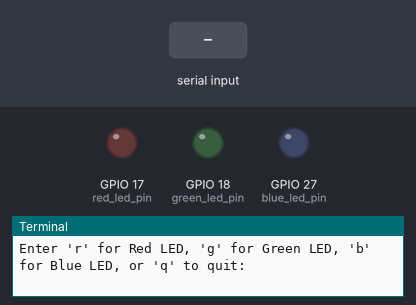
The program below on a simulated Raspberry Pi (BCM pin numbers). On the bench: output pins drawn as LEDs (lit = HIGH), the last lines printed to the terminal. Inputs (shaded band) come from the test bench.

Above: at 1.2 s.
1.3 s: "r" typed at the terminal
At 2.3 s:
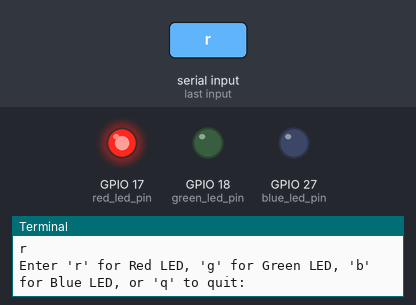
2.8 s: "g" typed at the terminal
At 3.4 s:
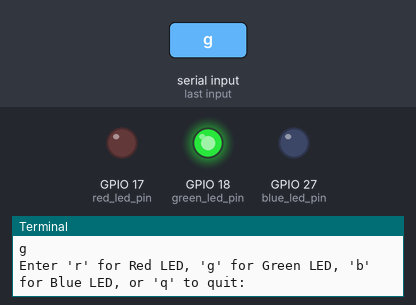
4.3 s: "b" typed at the terminal
At 4.6 s:
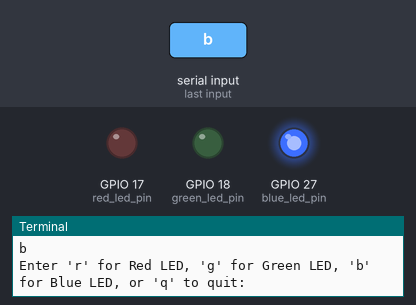
Timing chart, 0 to 7.3 s (numbered marks = the images above; inputs shaded):
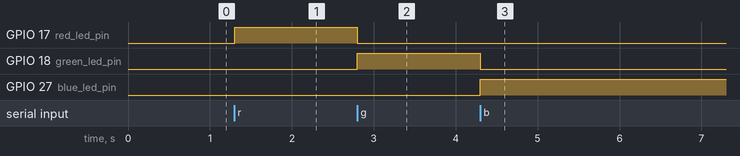

Measured:
- after the input at 1.3 s, GPIO 17 (red_led_pin): LOW → HIGH at once
- after the input at 2.8 s, GPIO 17 (red_led_pin): HIGH → LOW at once; GPIO 18 (green_led_pin): LOW → HIGH at once
- after the input at 4.3 s, GPIO 18 (green_led_pin): HIGH → LOW at once; GPIO 27 (blue_led_pin): LOW → HIGH at once

The program:

inputLed.py
```python
import RPi.GPIO as GPIO
import time

GPIO.setmode(GPIO.BCM)

red_led_pin = 17
green_led_pin = 18
blue_led_pin = 27

GPIO.setup(red_led_pin, GPIO.OUT)
GPIO.setup(green_led_pin, GPIO.OUT)
GPIO.setup(blue_led_pin, GPIO.OUT)

def turn_off():
    GPIO.output(red_led_pin, GPIO.LOW)
    GPIO.output(green_led_pin, GPIO.LOW)
    GPIO.output(blue_led_pin, GPIO.LOW)

try:
    while True:
        user_input = raw_input("Enter 'r' for Red LED, 'g' for Green LED, 'b' for Blue LED, or 'q' to quit: ")

        if user_input.lower() == 'r':
            turn_off()
            GPIO.output(red_led_pin, GPIO.HIGH)
        elif user_input.lower() == 'g':
            turn_off()
            GPIO.output(green_led_pin, GPIO.HIGH)
        elif user_input.lower() == 'b':
            turn_off()
            GPIO.output(blue_led_pin, GPIO.HIGH)
        elif user_input.lower() == 'q':
            turn_off()
            GPIO.cleanup()
            break
        else:
            print("Invalid input. Please enter 'r', 'g', 'b', or 'q'.")

except KeyboardInterrupt:
    turn_off()
    GPIO.cleanup()
```
